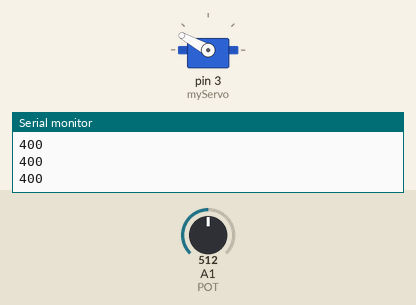
This sketch was run on a simulated Arduino Uno, built with avr-gcc and run on an emulated ATmega328P. On the bench: servo, the last lines printed to the serial monitor. The inputs (shaded band) are chosen by the test bench; at power-on: A1 (POT) = 512.

Above: at 1.2 s.
1.3 s: A1 (POT) set to 716
At 2.2 s:
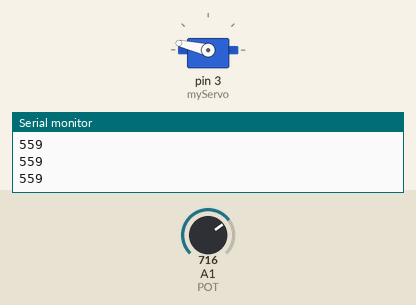
2.8 s: A1 (POT) set to 900
At 3.4 s:
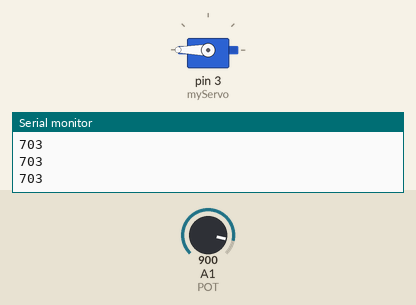
4.3 s: A1 (POT) set to 306
At 5.5 s:
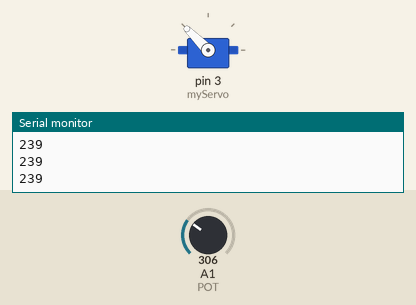
5.8 s: A1 (POT) set to 0
At 6.9 s:
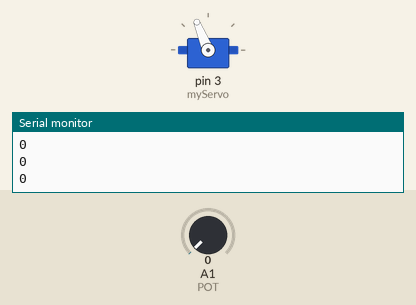
7.3 s: A1 (POT) set to 511
At 8.0 s:
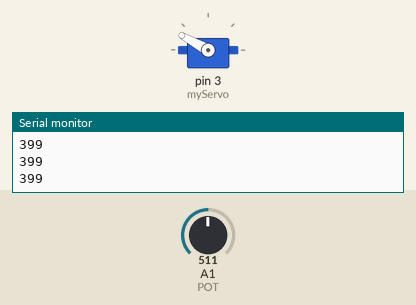
8.8 s: A1 (POT) set to 1023
At 9.2 s:
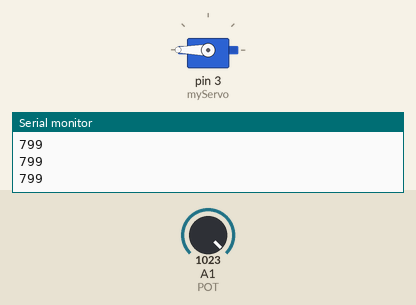
Timing chart, 0 to 11.3 s (numbered marks = the images above; inputs shaded):
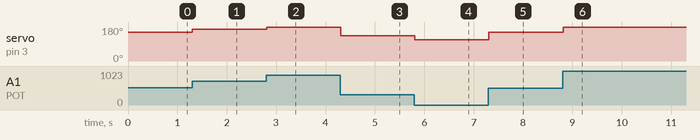

The sketch:

continuousMotionWithServoLib.ino
```cpp
#include <Servo.h>

Servo myServo;
const uint8_t POT = A1;

void setup()
{
  pinMode(POT, INPUT);
  myServo.attach(3);
  Serial.begin(9600);
}

void loop() {
  int reading = analogRead(POT);
  int speed = int((float(reading)/1024)*800);
  Serial.println(speed);

  myServo.writeMicroseconds(1702 + speed);
}
```

Measured:
- after the input at 1.3 s, servo on pin 3 (myServo): 151° → 167° at once
- after the input at 2.8 s, servo on pin 3 (myServo): 167° → 180° at once
- after the input at 4.3 s, servo on pin 3 (myServo): 180° → 135° at once
- after the input at 5.8 s, servo on pin 3 (myServo): 135° → 112° at once
- after the input at 7.3 s, servo on pin 3 (myServo): 112° → 151° at once
- after the input at 8.8 s, servo on pin 3 (myServo): 151° → 180° at once
